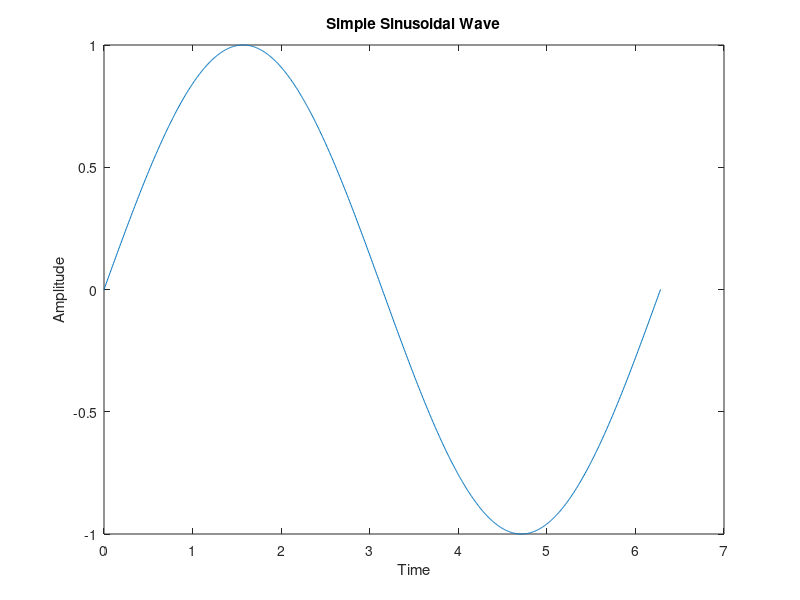

MATLAB code for this plot:
%Ex 1:

% Define the amplitude and frequency
A = 1;
f = 1;

% Generate a time vector from 0 to 1 second with 1000 points
t = linspace(0, 1, 1000);

% Generate a square wave with amplitude A and frequency f
y = A*square(2*pi*f*t);

% Plot the square wave
plot(t, y)
xlabel('Time')
ylabel('Amplitude')
title('Simple Square Wave')

%Ex 2:
% Define the amplitude and frequency for the square wave
A_square = 1;
f_square = 1;

% Define the amplitude and frequency for the sinusoidal wave
A_sine = 1;
f_sine = 1;

% Generate a time vector from 0 to 1 second with 1000 points
t = linspace(0, 1, 1000);

% Generate a square wave with amplitude A_square and frequency f_square
y_square = A_square*square(2*pi*f_square*t);

% Generate a sinusoidal wave with amplitude A_sine and frequency f_sine
y_sine = A_sine*sin(2*pi*f_sine*t);

%Ex 3:
% Define the angular frequency
omega = 1;

% Generate a time vector from 0 to 2π with 1000 points
t = linspace(0, 2*pi, 1000);

% Generate a sinusoidal wave with angular frequency omega
y = sin(omega*t);

% Plot the sinusoidal wave
plot(t, y)
xlabel('Time')
ylabel('Amplitude')
title('Simple Sinusoidal Wave')